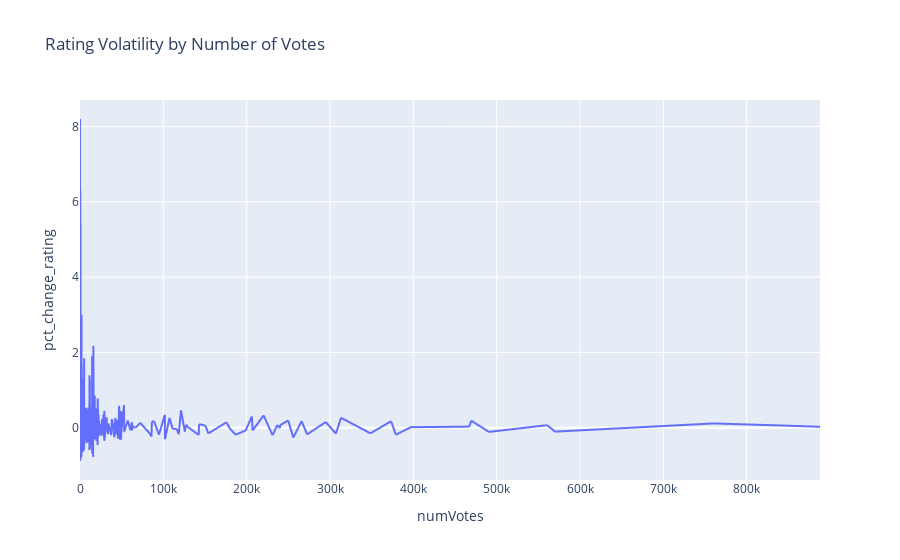

The cell this chart's notebook holds for it:
### Code cell
media_titles_sample = media_titles.sample(n=10000, random_state=1).copy()  # take a sample of the media titles dataframe
media_titles_sample = media_titles_sample.sort_values(by=['numVotes']).set_index(['numVotes']) # sort the dataframe by the number of votes
media_titles_sample['pct_change_rating'] = media_titles_sample.averageRating.pct_change() # caluculate a rolling percent change on the same
# this will tell us for each subsequent row, how much the averageRating changed.  Higher values here indicate volatility
media_titles_sample.reset_index(inplace=True)
fig = px.line(media_titles_sample, x='numVotes', y='pct_change_rating', title='Rating Volatility by Number of Votes')
fig.show()

### Figure 1 — Plotly figure (JSON) as saved in the notebook; plotly's stock layout.template omitted (floating-point values rounded to 4 significant figures; data arrays with more than 128 entries replaced by an {"elided": "..."} marker saying what was removed)
{"data": [{"hovertemplate": "numVotes=%{x}<br>pct_change_rating=%{y}<extra></extra>", "legendgroup": "", "line": {"color": "#636efa", "dash": "solid"}, "mode": "lines", "name": "", "showlegend": false, "type": "scattergl", "x": {"elided": "10000 int values"}, "xaxis": "x", "y": {"elided": "10000 float values"}, "yaxis": "y"}], "layout": {"legend": {"tracegroupgap": 0}, "title": {"text": "Rating Volatility by Number of Votes"}, "xaxis": {"anchor": "y", "domain": [0, 1], "title": {"text": "numVotes"}}, "yaxis": {"anchor": "x", "domain": [0, 1], "title": {"text": "pct_change_rating"}}}}
